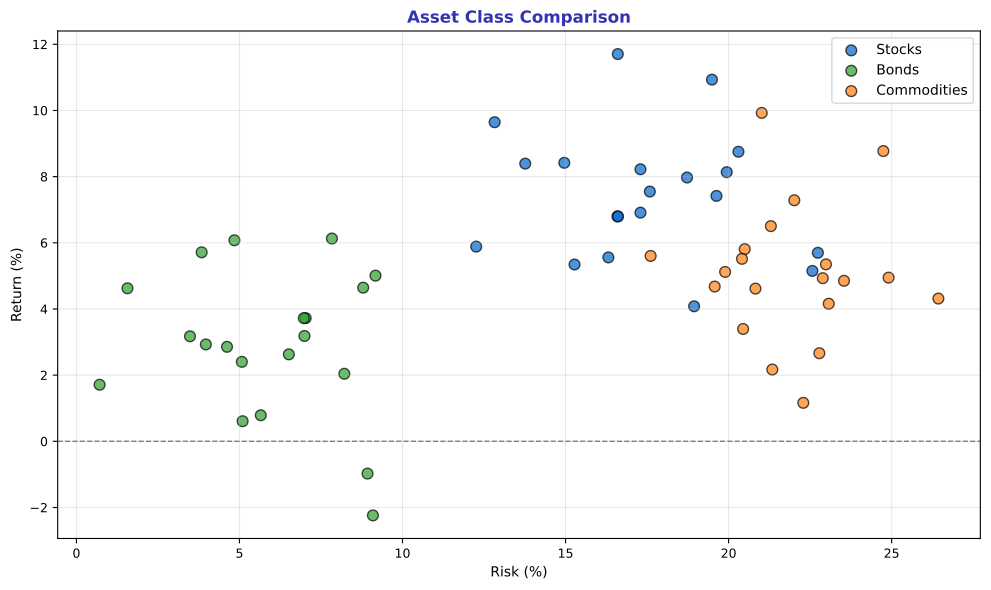

The Python source for this figure:
"""Grouped Scatter - Asset class comparison"""
import matplotlib.pyplot as plt
import numpy as np
from pathlib import Path

plt.rcParams.update({
    'font.size': 10, 'axes.labelsize': 10, 'axes.titlesize': 11,
    'xtick.labelsize': 9, 'ytick.labelsize': 9, 'legend.fontsize': 9,
    'figure.figsize': (10, 6), 'figure.dpi': 150
})

MLPURPLE = '#3333B2'
MLBLUE = '#0066CC'
MLGREEN = '#2CA02C'
MLORANGE = '#FF7F0E'

np.random.seed(42)

fig, ax = plt.subplots(figsize=(10, 6))

# Three asset classes
for name, color, mean_ret, mean_risk in [('Stocks', MLBLUE, 8, 18),
                                          ('Bonds', MLGREEN, 3, 6),
                                          ('Commodities', MLORANGE, 5, 22)]:
    risk = np.random.normal(mean_risk, 3, 20)
    returns = np.random.normal(mean_ret, 2, 20)
    ax.scatter(risk, returns, c=color, s=60, alpha=0.7, edgecolors='black', label=name)

ax.axhline(0, color='gray', linestyle='--', linewidth=1)
ax.set_title('Asset Class Comparison', fontsize=12, fontweight='bold', color=MLPURPLE)
ax.set_xlabel('Risk (%)', fontsize=10)
ax.set_ylabel('Return (%)', fontsize=10)
ax.legend(fontsize=10)
ax.grid(alpha=0.3)

plt.tight_layout()
plt.savefig(Path(__file__).parent / 'chart.pdf', dpi=300, bbox_inches='tight')
plt.close()
